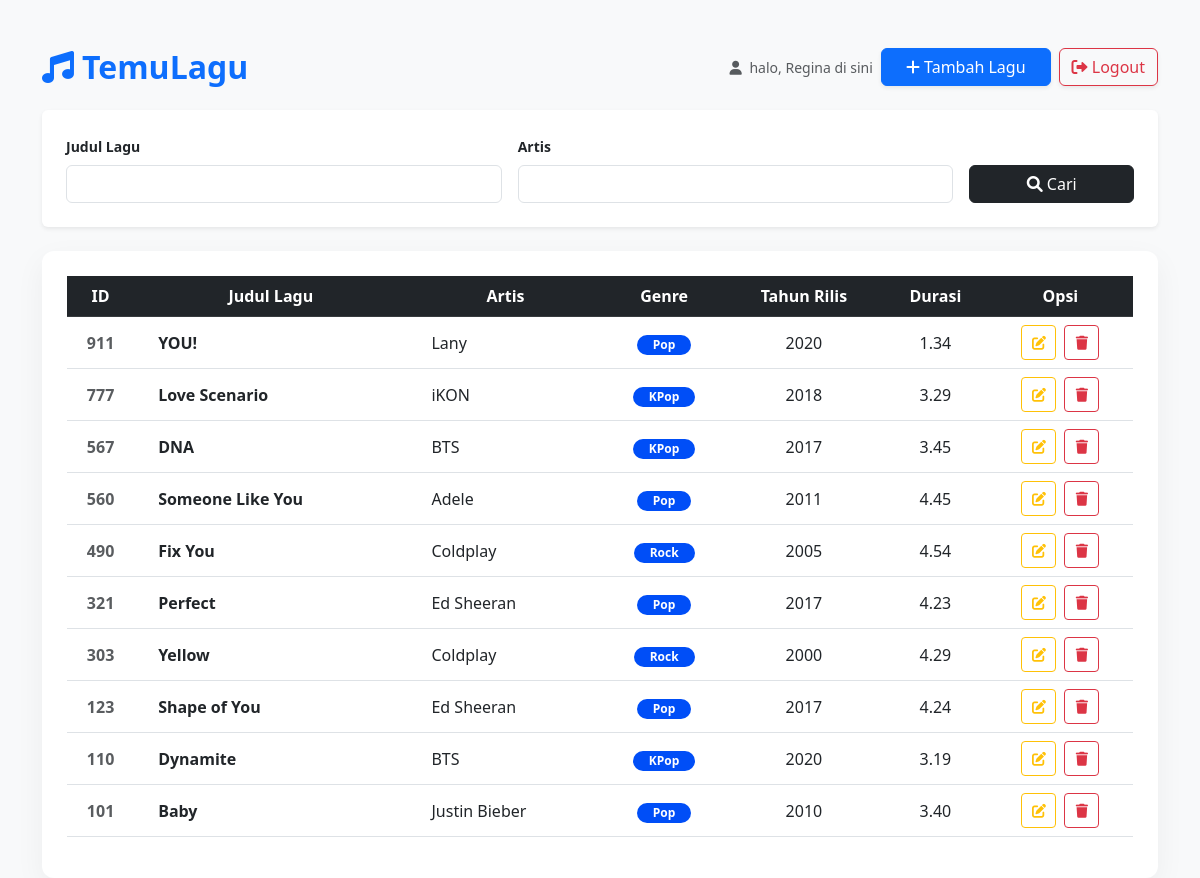
The app's page /index.php (signed in) with its own data.
### tables this page shows
CREATE TABLE `lagu` (
  `ID` int(11) NOT NULL,
  `Judul` varchar(255) NOT NULL,
  `Artis` varchar(255) NOT NULL,
  `Genre` varchar(255) NOT NULL,
  `Tahun_Rilis` int(11) NOT NULL,
  `Durasi` decimal(4,2) NOT NULL
);

### proses_index.php (called while the page is built, shortened)
<?php
include 'koneksi.php';
$per_halaman = 10;
$halaman = (isset($_GET['halaman']) && is_numeric($_GET['halaman']) && $_GET['halaman'] > 0)
            ? (int)$_GET['halaman']
            : 1;
$offset = ($halaman - 1) * $per_halaman;
$search_judul = isset($_GET['judul']) ? trim($_GET['judul']) : '';
$search_artis = isset($_GET['artis']) ? trim($_GET['artis']) : '';
$conditions = [];
$params = [];
$types = '';
$where = $conditions ? "WHERE " . implode(" AND ", $conditions) : "";
$sql_data = "SELECT * FROM lagu $where ORDER BY ID DESC LIMIT ? OFFSET ?";
$stmt_data = $conn->prepare($sql_data);
$params_data = [...$params, $per_halaman, $offset];
$types_data = $types . 'ii';
$stmt_data->bind_param($types_data, ...$params_data);
$stmt_data->execute();
$result = $stmt_data->get_result();
?>

### index.php (the view, shortened to what this page needs)
<?php include 'proses_index.php'; ?>
<!DOCTYPE html>
<html lang="en">
    <head>
        <link href="https://cdn.jsdelivr.net/npm/bootstrap@5.3.0/dist/css/bootstrap.min.css" rel="stylesheet">
        <link rel="stylesheet" href="https://cdnjs.cloudflare.com/ajax/libs/font-awesome/6.0.0/css/all.min.css">
    </head>
    <body>
        <div class="container mt-5">
        <div class="d-flex justify-content-between align-items-center mb-4">
            <h2 class="text-primary fw-bold mb-0">
                <i class="fas fa-music me-2"></i>TemuLagu
            </h2>
            <div class="d-flex align-items-center gap-2">
                <span class="text-muted small">
                    <i class="fas fa-user me-1"></i> halo, <?= htmlspecialchars($_SESSION['nama']) ?> di sini
                </span>
                <a href="tambah_lagu.php" class="btn btn-primary px-4 shadow-sm">
                    <i class="fas fa-plus"></i> Tambah Lagu
                </a>
                <a href="logout.php" class="btn btn-outline-danger shadow-sm">
                    <i class="fas fa-sign-out-alt"></i> Logout
                </a>
            </div>
        </div>
        <div class="card border-0 shadow-sm mb-4">
            <div class="card-body p-4">
                <form method="GET" class="row g-3">
                    <div class="col-md-5">
                        <label class="form-label small fw-bold">Judul Lagu</label>
                        <input type="text" name="judul" class="form-control" value="<?= htmlspecialchars($search_judul) ?>">
                    </div>
                    <div class="col-md-5">
                        <label class="form-label small fw-bold">Artis</label>
                        <input type="text" name="artis" class="form-control" value="<?= htmlspecialchars($search_artis) ?>">
                    </div>
                    <div class="col-md-2 d-flex align-items-end">
                        <button type="submit" class="btn btn-dark w-100">
                            <i class="fas fa-search"></i> Cari
                        </button>
                    </div>
                </form>
            </div>
        </div>
        <div class="table-container">
            <div class="table-responsive">
                <table class="table table-hover align-middle text-center">
                    <thead class="table-dark">
                        <tr>
                            <th>ID</th>
                            <th>Judul Lagu</th>
                            <th>Artis</th>
                            <th>Genre</th>
                            <th>Tahun Rilis</th>
                            <th>Durasi</th>
                            <th>Opsi</th>
                        </tr>
                    </thead>
                    <tbody>
                        <?php if ($result->num_rows > 0): ?>
                            <?php while ($row = $result->fetch_assoc()): ?>
                        <tr>
                            <td class="fw-bold text-muted"><?= $row['ID'] ?></td>
                            <td class="text-start ps-4 fw-bold"><?= htmlspecialchars($row['Judul']) ?></td>
                            <td class="text-start ps-4"><?= htmlspecialchars($row['Artis']) ?></td>
                            <td>
                                <span class="badge badge-genre rounded-pill px-3">
                                    <?= htmlspecialchars($row['Genre']) ?>
                                </span>
                            </td>
                            <td><?= $row['Tahun_Rilis'] ?></td>
                            <td class="text-nowrap">
                                <?php
                                    $val = (string)$row['Durasi'];
                                    if (strpos($val, '.') !== false) {
                                        $parts = explode('.', $val);
                                        $menit = $parts[0];
                                        $detik = str_pad($parts[1], 2, "0", STR_PAD_RIGHT);
                                        echo $menit . "." . $detik;
                                    } else {
                                        echo $val . ":00";
                                    }
                                ?>
                            </td>
                            <td>
                                <div class="d-flex justify-content-center gap-2">
                                    <a href="edit.php?id=<?= $row['ID'] ?>" class="btn btn-sm btn-outline-warning btn-action">
                                        <i class="fas fa-edit"></i>
                                    </a>
                                    <a href="hapus.php?id=<?= $row['ID'] ?>" class="btn btn-sm btn-outline-danger btn-action" onclick="return confirm('Yakin ingin hapus lagu ini?')">
                                        <i class="fas fa-trash"></i>
                                    </a>
                                </div>
                            </td>
                        </tr>
                    <?php endwhile; ?>
                    <?php else: ?>
                    <tr>
                        <td colspan="7" class="text-center py-5 text-muted">Lagu tidak ditemukan.</td>
                    </tr>
                    <?php endif; ?>
                </tbody>
            </table>
        </div>
        </div>
        </div>
    </body>
</html>

### index.php (style rules this page uses)
body { background-color: #f8f9fa; }
.table-container { background: white; border-radius: 12px; padding: 25px; box-shadow: 0 10px 30px rgba(0,0,0,0.05); }
.badge-genre { background-color: #004ef7; color: white; }
.btn-action { width: 35px; height: 35px; display: inline-flex; align-items: center; justify-content: center; }

### records on screen
lagu: ID "911", Judul "YOU!", Artis "Lany", Genre "Pop", Tahun_Rilis "2020", Durasi "1", Durasi "34"
lagu: ID "777", Judul "Love Scenario", Artis "iKON", Genre "KPop", Tahun_Rilis "2018", Durasi "3", Durasi "29"
lagu: ID "567", Judul "DNA", Artis "BTS", Genre "KPop", Tahun_Rilis "2017", Durasi "3", Durasi "45"
lagu: ID "560", Judul "Someone Like You", Artis "Adele", Genre "Pop", Tahun_Rilis "2011", Durasi "4", Durasi "45"
lagu: ID "490", Judul "Fix You", Artis "Coldplay", Genre "Rock", Tahun_Rilis "2005", Durasi "4", Durasi "54"
lagu: ID "321", Judul "Perfect", Artis "Ed Sheeran", Genre "Pop", Tahun_Rilis "2017", Durasi "4", Durasi "23"
lagu: ID "303", Judul "Yellow", Artis "Coldplay", Genre "Rock", Tahun_Rilis "2000", Durasi "4", Durasi "29"
lagu: ID "123", Judul "Shape of You", Artis "Ed Sheeran", Genre "Pop", Tahun_Rilis "2017", Durasi "4", Durasi "24"
lagu: ID "110", Judul "Dynamite", Artis "BTS", Genre "KPop", Tahun_Rilis "2020", Durasi "3", Durasi "19"
lagu: ID "101", Judul "Baby", Artis "Justin Bieber", Genre "Pop", Tahun_Rilis "2010", Durasi "3", Durasi "40"

### other values on screen
$_SESSION['nama'] "Regina"
